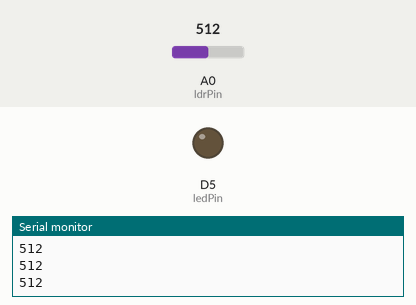
Simulated run of this sketch. Board: ESP8266 (NodeMCU). On the bench: output pins drawn as LEDs (lit = HIGH), the last lines printed to the serial monitor. The test bench sets the inputs (shaded band); at power-on: A0 (ldrPin) = 512.

Above: at 1.2 s.
1.3 s: A0 (ldrPin) set to 983
2.9 s: A0 (ldrPin) set to 1010
At 4.0 s:
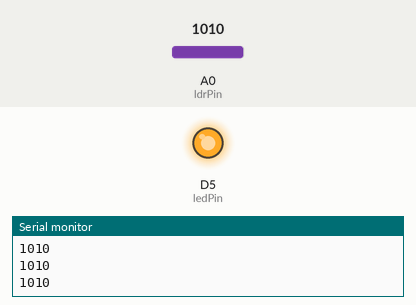
4.7 s: A0 (ldrPin) set to 990
At 5.5 s:
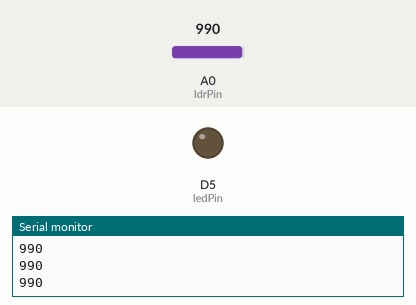
6.5 s: A0 (ldrPin) set to 1023
At 8.1 s:
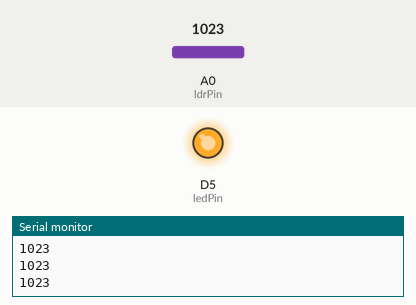
Timing chart, 0 to 9.3 s (numbered marks = the images above; inputs shaded):
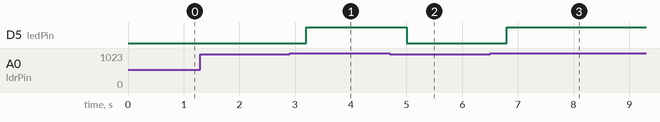

The sketch:

ldrSensor.ino
```cpp
//int ledPin=23;
//int ldrPin=4;

#define ledPin D5
#define ldrPin A0

void setup() {
  Serial.begin(9600);
  pinMode(ledPin,OUTPUT);
  pinMode(ldrPin, INPUT);
}

void loop() {
  int ldrStatus=analogRead(ldrPin);
  Serial.println(ldrStatus);
  delay(200);
  if(ldrStatus >=1000){
    digitalWrite(ledPin, HIGH);
  }

  else{
    digitalWrite(ledPin, LOW);
    delay(100);
  }
}
```

Measured:
- the behaviour switches between 999 and 1000 on A0 (ldrPin) (found by bisection; images 0 and 1)
- after the input at 2.9 s, D5 (ledPin): LOW → HIGH after 0.30 s
- after the input at 4.7 s, D5 (ledPin): HIGH → LOW after 0.30 s
- after the input at 6.5 s, D5 (ledPin): LOW → HIGH after 0.30 s
